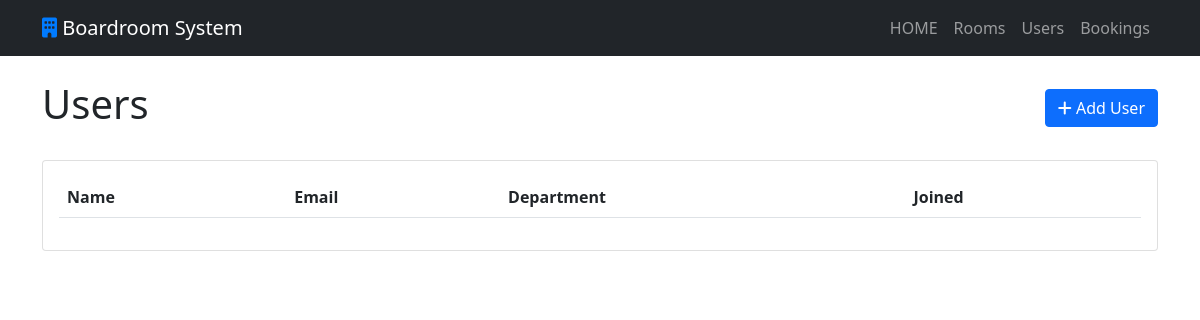
/users, run on an earlier commit of the app's database.
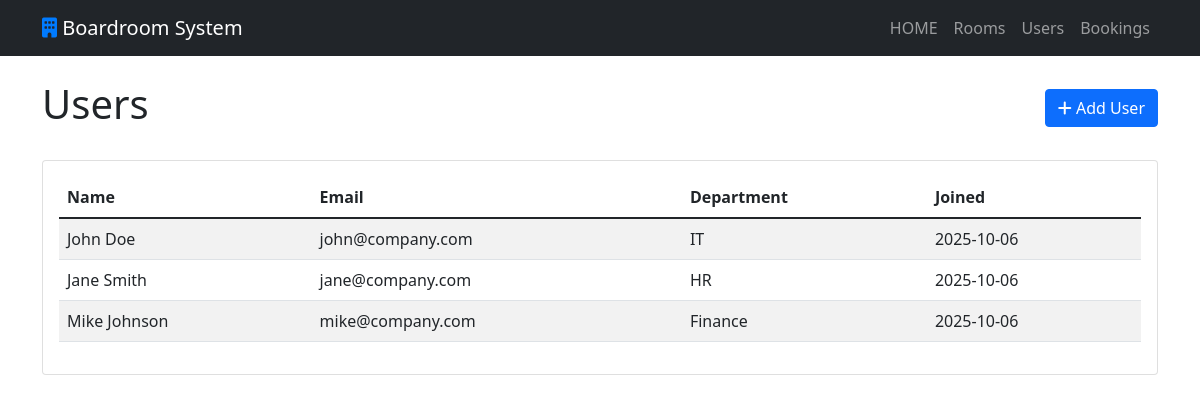
And on a later commit of the database.
### app.py (models this page shows)
class User(db.Model):
    id = db.Column(db.Integer, primary_key=True)
    name = db.Column(db.String(100), nullable=False)
    email = db.Column(db.String(120), nullable=False, unique=True)
    department = db.Column(db.String(100))
    created_at = db.Column(db.DateTime, default=datetime.utcnow)
    bookings = db.relationship('Booking', backref='user', lazy=True)

### app.py (the view)
@app.route('/users')
def users():
    users = User.query.all()
    return render_template('users.html', users=users)

### templates/users.html
{% extends "base.html" %}
{% block content %}
<div class="d-flex justify-content-between align-items-center mb-4">
    <h1>Users</h1>
    <a href="{{ url_for('add_user') }}" class="btn btn-primary">
        <i class="fas fa-plus"></i> Add User
    </a>
</div>
<div class="card">
    <div class="card-body">
        <div class="table-responsive">
            <table class="table table-striped">
                <thead>
                    <tr>
                        <th>Name</th>
                        <th>Email</th>
                        <th>Department</th>
                        <th>Joined</th>
                    </tr>
                </thead>
                <tbody>
                    {% for user in users %}
                    <tr>
                        <td>{{ user.name }}</td>
                        <td>{{ user.email }}</td>
                        <td>{{ user.department or '-' }}</td>
                        <td>{{ user.created_at.strftime('%Y-%m-%d') }}</td>
                    </tr>
                    {% endfor %}
                </tbody>
            </table>
        </div>
    </div>
</div>
{% endblock %}

What changed in the data, as far as the page shows it:
added User: name "John Doe", email "john@company.com", department "IT", created_at "2025-10-06"
added User: name "Jane Smith", email "jane@company.com", department "HR", created_at "2025-10-06"
added User: name "Mike Johnson", email "mike@company.com", department "Finance", created_at "2025-10-06"
